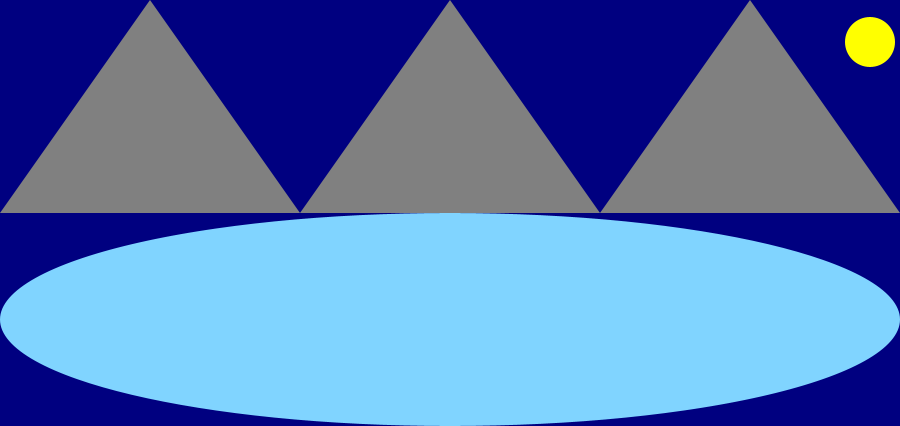
Frame 1 (no input)
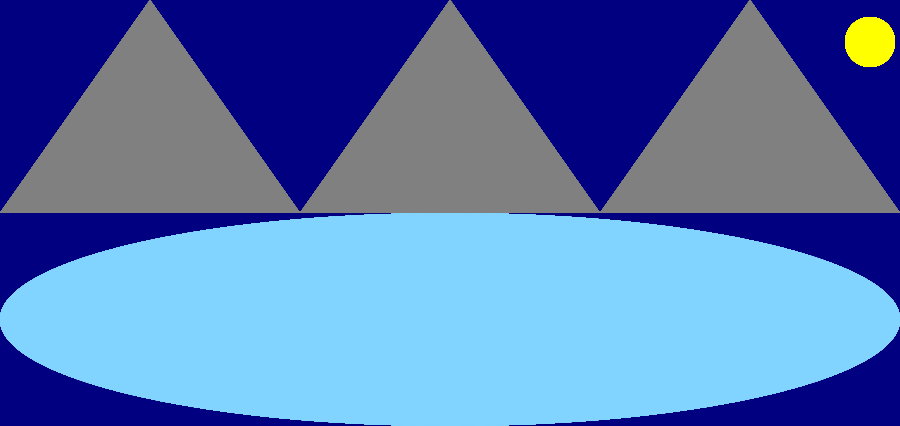
Frame 60 (the mouse pressed at the canvas centre just before this capture)
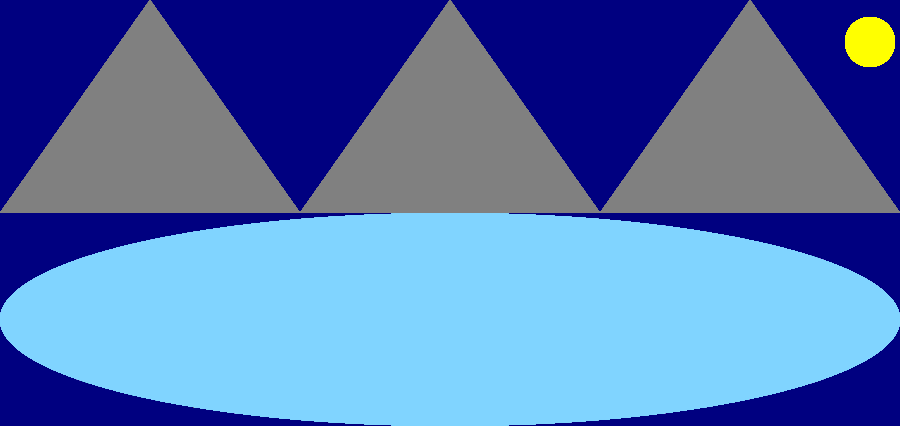
Frame 120 (the mouse held since frame 60 and released just before this capture)

The Processing sketch that drew these frames (run headless with seeded random() and noise(); from frame 60 on, the mouse is pressed at the canvas centre):

// Processing sketch: Cecil_Boey___Partner_Instrcutions_Drawing
// ── Cecil_Boey___Partner_Instrcutions_Drawing.pde
int yxis;


void setup(){
  size(900,426);
  background(0,0,128);
  noStroke();
  smooth();
  
yxis = 213;
  
  
}

void draw(){
  fill(128,128,128);
  triangle(0,yxis,150,0,300,yxis);
  
  fill(128,128,128);
  triangle(300,yxis,450,0,600,yxis);
  
  fill(128,128,128);
  triangle(600,yxis,750,0,900,yxis);
  
  fill(128,212,255);
  ellipse(width/2,height/2+106.5, 900, yxis);
  
  fill(255,255,0);
  ellipse(width/10+780,height/10,50,50);
  
  //fill(255,255,0);
  //textSize(50);
  //text("OK",width/2,height/2);
  
  
  



  
  

  
}
